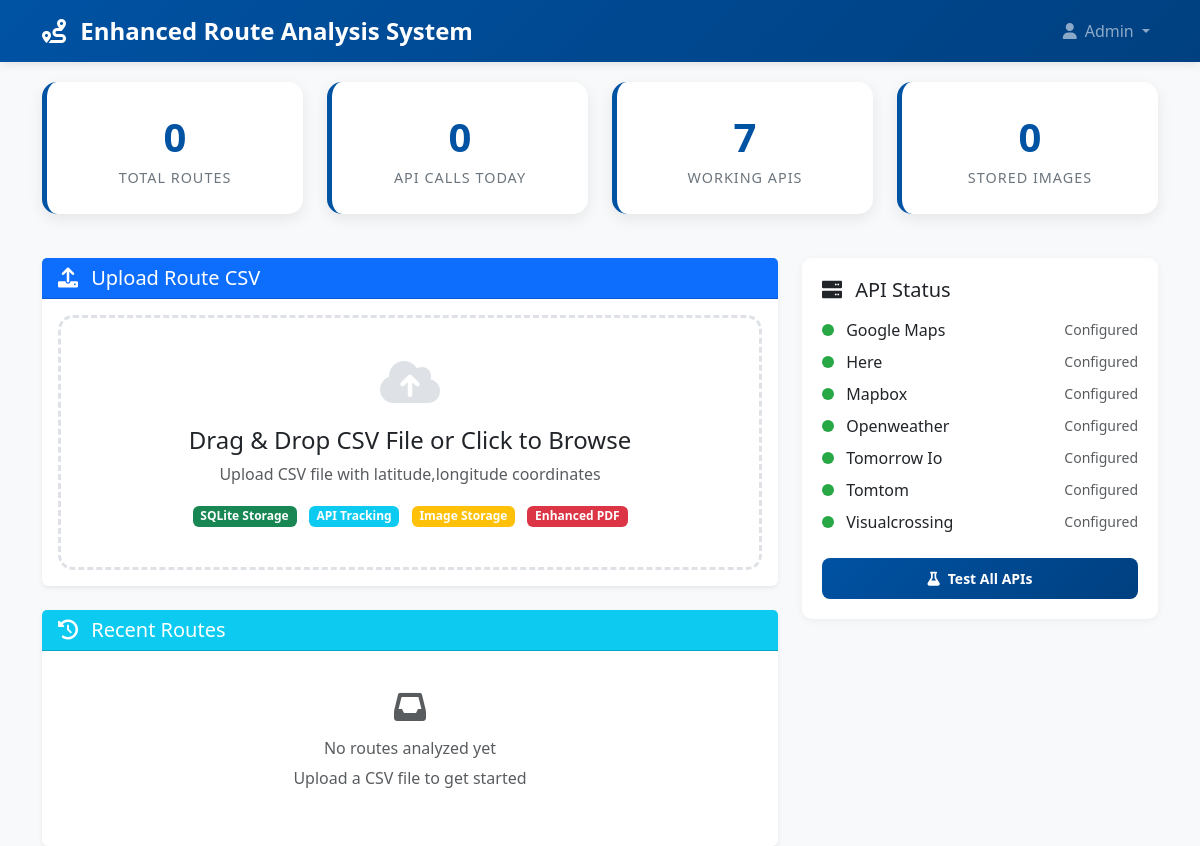
Page /dashboard (signed in) on the earlier database version.
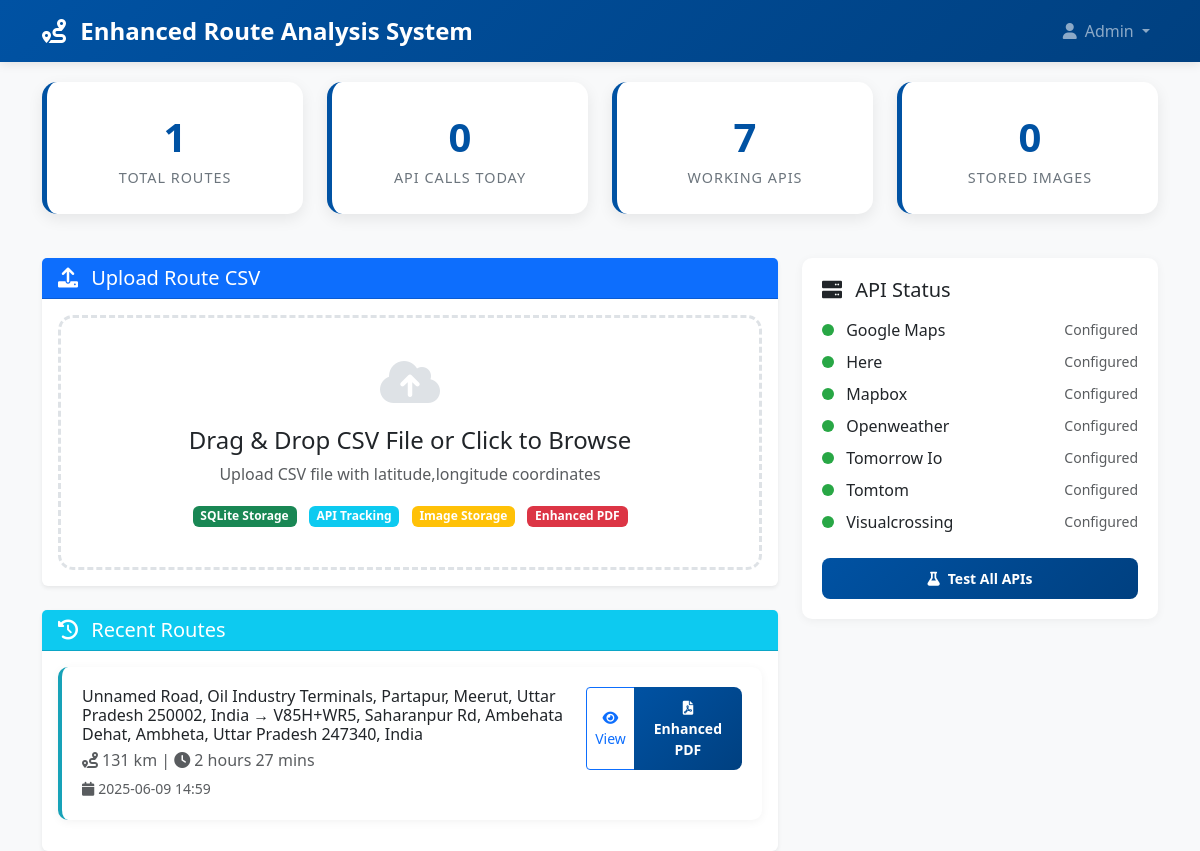
Same page on the later database version.
### tables this page shows
CREATE TABLE routes (
                    id TEXT PRIMARY KEY,
                    user_id TEXT NOT NULL,
                    filename TEXT NOT NULL,
                    from_address TEXT,
                    to_address TEXT,
                    distance TEXT,
                    duration TEXT,
                    total_points INTEGER,
                    created_at TIMESTAMP DEFAULT CURRENT_TIMESTAMP,
                    status TEXT DEFAULT 'active'
                );

### app.py (the view)
        @self.app.route('/dashboard')
        def dashboard():
            if 'logged_in' not in session:
                return redirect(url_for('login'))
            recent_routes = self.db_manager.get_recent_routes(limit=10)
            api_status = self.api_tracker.get_api_status()
            return render_template('dashboard.html',
                                 recent_routes=recent_routes,
                                 api_status=api_status)

### database/db_manager.py (called while the page is built)
    def get_recent_routes(self, limit: int = 10) -> List[Dict]:
        try:
            with sqlite3.connect(self.db_path) as conn:
                conn.row_factory = sqlite3.Row
                cursor = conn.cursor()
                cursor.execute("""
                    SELECT * FROM routes
                    WHERE status = 'active'
                    ORDER BY created_at DESC
                    LIMIT ?
                """, (limit,))
                return [dict(row) for row in cursor.fetchall()]
        except Exception as e:
            print(f"Error getting recent routes: {e}")
            return []

### utils/api_tracker.py (called while the page is built)
    def get_api_status(self) -> Dict[str, Any]:
        status = {}
        for api_name, api_key in self.api_keys.items():
            status[api_name] = {
                'configured': bool(api_key),
                'key_length': len(api_key) if api_key else 0,
                'masked_key': f"{api_key[:8]}..." if api_key and len(api_key) > 8 else 'Not configured'
            }
        return status

### templates/dashboard.html (shortened to what this page needs)
<!DOCTYPE html>
<html lang="en">
<head>
    <link href="https://cdn.jsdelivr.net/npm/bootstrap@5.3.0/dist/css/bootstrap.min.css" rel="stylesheet">
    <link href="https://cdnjs.cloudflare.com/ajax/libs/font-awesome/6.0.0/css/all.min.css" rel="stylesheet">
</head>
<body>
    <nav class="navbar navbar-expand-lg navbar-dark">
        <div class="container">
            <a class="navbar-brand" href="#">
                <i class="fas fa-route me-2"></i>
                Enhanced Route Analysis System
            </a>
            <div class="navbar-nav ms-auto">
                <div class="nav-item dropdown">
                    <a class="nav-link dropdown-toggle" href="#" id="navbarDropdown" role="button" data-bs-toggle="dropdown">
                        <i class="fas fa-user me-2"></i>Admin
                    </a>
                </div>
            </div>
        </div>
    </nav>
    <div class="container main-container">
        <div class="row mb-4">
            <div class="col-md-3">
                <div class="stats-card text-center">
                    <div class="stats-number" id="totalRoutes">{{ recent_routes|length }}</div>
                    <div class="stats-label">Total Routes</div>
                </div>
            </div>
            <div class="col-md-3">
                <div class="stats-card text-center">
                    <div class="stats-number" id="apiCalls">-</div>
                    <div class="stats-label">API Calls Today</div>
                </div>
            </div>
            <div class="col-md-3">
                <div class="stats-card text-center">
                    <div class="stats-number" id="workingAPIs">-</div>
                    <div class="stats-label">Working APIs</div>
                </div>
            </div>
            <div class="col-md-3">
                <div class="stats-card text-center">
                    <div class="stats-number" id="storedImages">-</div>
                    <div class="stats-label">Stored Images</div>
                </div>
            </div>
        </div>
        <div class="row">
            <div class="col-lg-8">
                <div class="card border-0 shadow-sm mb-4">
                    <div class="card-header bg-primary text-white">
                        <h5 class="mb-0">
                            <i class="fas fa-upload me-2"></i>
                            Upload Route CSV
                        </h5>
                    </div>
                    <div class="card-body">
                        <div class="upload-zone" onclick="document.getElementById('csvFile').click()">
                            <i class="fas fa-cloud-upload-alt"></i>
                            <h4>Drag & Drop CSV File or Click to Browse</h4>
                            <p class="text-muted">Upload CSV file with latitude,longitude coordinates</p>
                            <div class="mt-3">
                                <span class="badge bg-success me-2">SQLite Storage</span>
                                <span class="badge bg-info me-2">API Tracking</span>
                                <span class="badge bg-warning me-2">Image Storage</span>
                                <span class="badge bg-danger">Enhanced PDF</span>
                            </div>
                        </div>
                    </div>
                </div>
                <div class="card border-0 shadow-sm">
                    <div class="card-header bg-info text-white">
                        <h5 class="mb-0">
                            <i class="fas fa-history me-2"></i>
                            Recent Routes
                        </h5>
                    </div>
                    <div class="card-body">
                        <div id="routesList">
                            {% for route in recent_routes %}
                            <div class="route-card">
                                <div class="d-flex justify-content-between align-items-start">
                                    <div>
                                        <h6 class="mb-1">{{ route.from_address or 'Unknown' }} → {{ route.to_address or 'Unknown' }}</h6>
                                        <p class="text-muted mb-1">
                                            <i class="fas fa-route me-1"></i>{{ route.distance or 'Unknown' }} |
                                            <i class="fas fa-clock me-1"></i>{{ route.duration or 'Unknown' }}
                                        </p>
                                        <small class="text-muted">
                                            <i class="fas fa-calendar me-1"></i>{{ route.created_at[:16] }}
                                        </small>
                                    </div>
                                    <div class="btn-group">
                                        <button class="btn btn-sm btn-outline-primary" onclick="viewRoute('{{ route.id }}')">
                                            <i class="fas fa-eye"></i> View
                                        </button>
                                        <button class="btn btn-sm btn-primary" onclick="generatePDF('{{ route.id }}')">
                                            <i class="fas fa-file-pdf"></i> Enhanced PDF
                                        </button>
                                    </div>
                                </div>
                            </div>
                            {% else %}
                            <div class="text-center py-4">
                                <i class="fas fa-inbox fa-2x text-muted mb-3"></i>
                                <h6 class="text-muted">No routes analyzed yet</h6>
                                <p class="text-muted">Upload a CSV file to get started</p>
                            </div>
                            {% endfor %}
                        </div>
                    </div>
                </div>
            </div>
            <div class="col-lg-4">
                <div class="api-status">
                    <h5 class="mb-3">
                        <i class="fas fa-server me-2"></i>
                        API Status
                    </h5>
                    <div id="apiStatusList">
                    </div>
                    <div class="mt-4">
                        <button class="btn btn-primary btn-sm w-100" onclick="testAPIs()">
                            <i class="fas fa-flask me-2"></i>Test All APIs
                        </button>
                    </div>
                </div>
            </div>
        </div>
    </div>
</body>
</html>

### templates/dashboard.html (style rules this page uses)
:root { --primary-color: #0052a3; --secondary-color: #3c3c3c; --success-color: #28a745; --warning-color: #fd7e14; --danger-color: #dc3545; --info-color: #17a2b8; }
body { background-color: #f8f9fa; font-family: 'Segoe UI', Tahoma, Geneva, Verdana, sans-serif; }
.navbar { background: linear-gradient(135deg, var(--primary-color) 0%, #004080 100%); box-shadow: 0 2px 10px rgba(0,0,0,0.1); }
.navbar-brand { font-weight: 700; font-size: 1.5rem; }
.main-container { margin-top: 20px; }
.stats-card { background: white; border-radius: 15px; padding: 25px; margin-bottom: 20px; box-shadow: 0 5px 15px rgba(0,0,0,0.08); border-left: 5px solid var(--primary-color); transition: transform 0.3s ease; }
.stats-number { font-size: 2.5rem; font-weight: 700; color: var(--primary-color); }
.stats-label { color: #6c757d; font-size: 0.9rem; text-transform: uppercase; letter-spacing: 1px; }
.upload-zone { background: white; border: 3px dashed #dee2e6; border-radius: 15px; padding: 40px; text-align: center; transition: all 0.3s ease; cursor: pointer; }
.upload-zone i { font-size: 3rem; color: #dee2e6; margin-bottom: 20px; }
.route-card { background: white; border-radius: 10px; padding: 20px; margin-bottom: 15px; box-shadow: 0 2px 10px rgba(0,0,0,0.05); border-left: 4px solid var(--info-color); }
.api-status { background: white; border-radius: 10px; padding: 20px; box-shadow: 0 2px 10px rgba(0,0,0,0.05); }
.btn-primary { background: linear-gradient(135deg, var(--primary-color) 0%, #004080 100%); border: none; border-radius: 8px; padding: 10px 20px; font-weight: 600; }

Differences in the rows shown:
added routes: from_address "Unnamed Road, Oil Industry Terminals, Partapur, Meerut, Uttar Pradesh 250002, India", to_address "V85H+WR5, Saharanpur Rd, Ambehata Dehat, Ambheta, Uttar Pradesh 247340, India", distance "131 km", duration "2 hours 27 mins", created_at "2025-06-09 14:59"
Other differences:
{{ recent_routes|length }}: "0" → "1"
text no longer shown: "No routes analyzed yet Upload a CSV file to get started"
